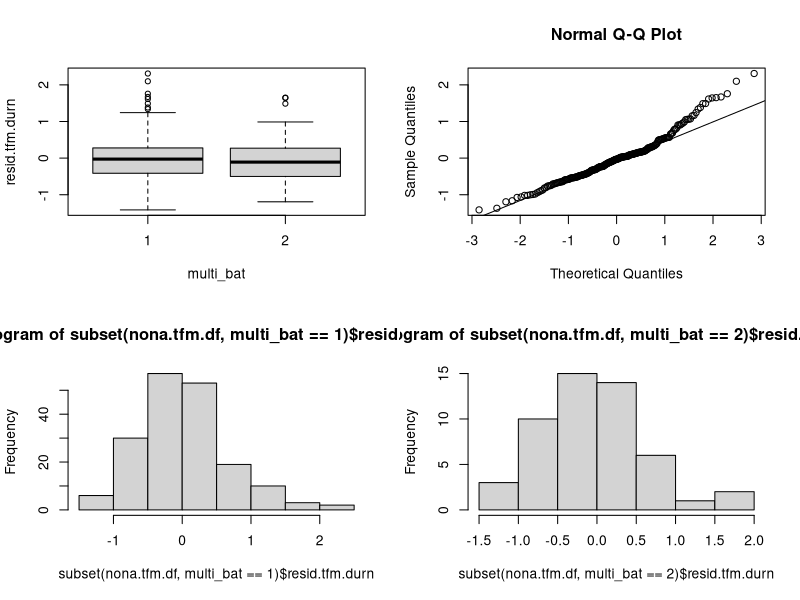
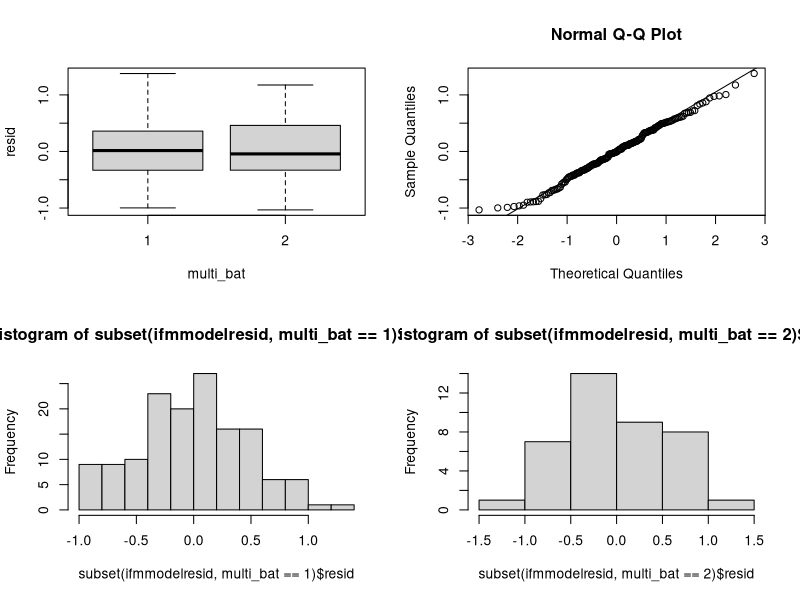
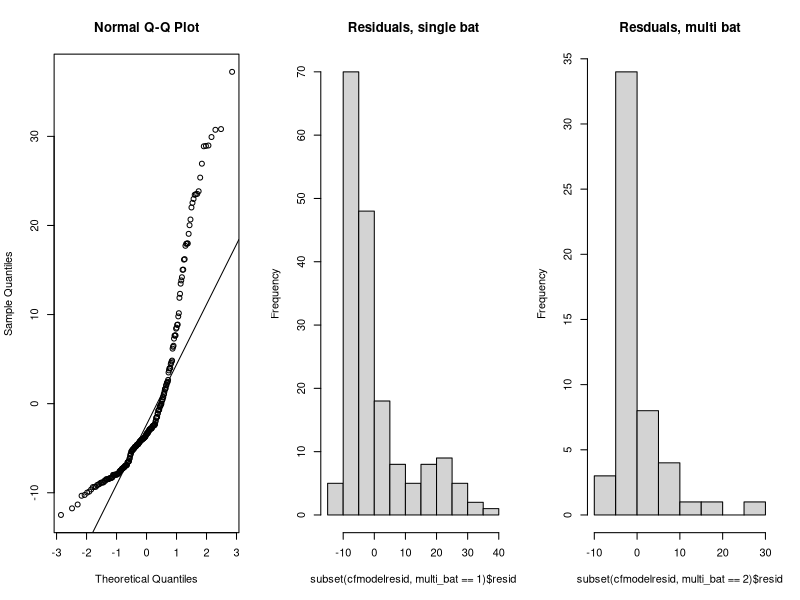
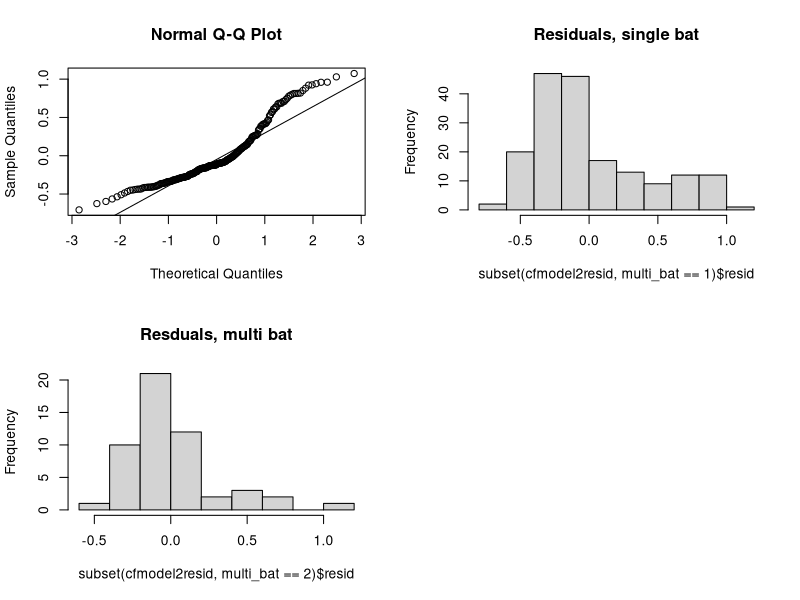
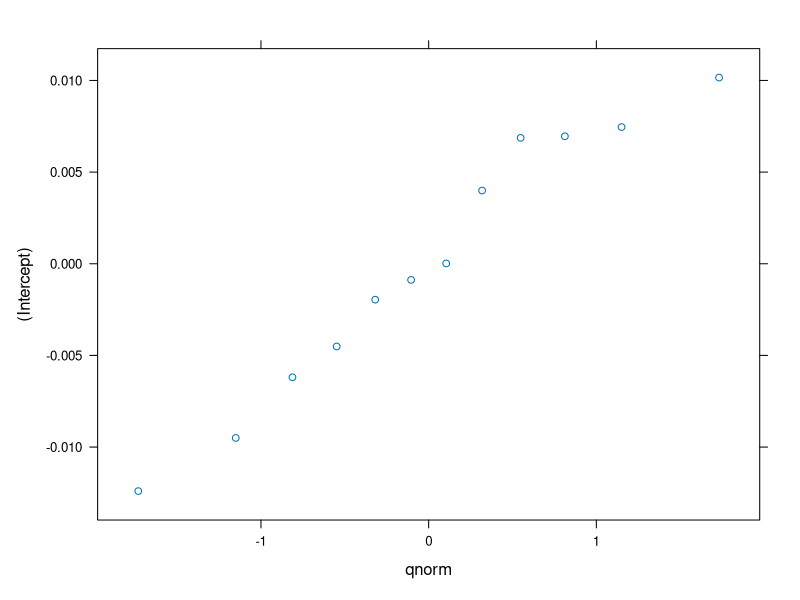

Reproduce these figures in R, in order. (Note: this script raises an error after producing the figures.)
## ---- chunk 1
library(arm)
library(lme4)
library(stringi)
library(stringr)
d <- read.csv('one_call_per_row_2020-12-17.csv')
# create a single/multi-bat categorical variable
d['multi_bat'] <- factor(d['num_bats']>1)
d['annot_id'] <- stri_sub(d$video_annot_id,8,-1)
d['annot_id'] <- str_replace_all(d$annot_id, '21502300','2123')
# sort the dataset by time first
time_ordering <- stri_order(d$annot_id,numeric=TRUE)
d_tordered <- d[time_ordering,]

# - is there an influence of the recording hour? 
split.and.join <- function(x){
  splitx <- str_split(x,'_')
  jointx <- paste(splitx[[1]][1],'_',splitx[[1]][2],sep='')
  jointx}
d_tordered$rechour <- sapply(d_tordered$annot_id,split.and.join)

# rescale some parameters to make them more intuitive
d_tordered$tfm_duration <- d_tordered$tfm_duration*10^3 # to ms
d_tordered$ifm_duration <- d_tordered$ifm_duration*10^3 # to ms
d_tordered$cf_duration <- d_tordered$cf_duration*10^3 # to ms

write.csv(d_tordered, 'timeordered_indcall.csv')
## ---- chunk 2
tfmdurn.lmm <- lmer(tfm_duration~multi_bat+(1|rechour), data=d_tordered)
nona.tfm.df <- cbind(d_tordered$multi_bat[!is.na(d$tfm_duration)],resid(tfmdurn.lmm))
colnames(nona.tfm.df) <- c('multi_bat','resid.tfm.durn')
nona.tfm.df <- as.data.frame(nona.tfm.df)
# model diagnostics 
par(mfrow=c(2,2))
boxplot(resid.tfm.durn~multi_bat, data=nona.tfm.df)
qqnorm(resid(tfmdurn.lmm ))
qqline(resid(tfmdurn.lmm ))   
hist(subset(nona.tfm.df, multi_bat==1)$resid.tfm.durn)
hist(subset(nona.tfm.df, multi_bat==2)$resid.tfm.durn)
## ---- chunk 3
noifmna <- d_tordered[!is.na(d_tordered$ifm_duration),] # remove rows with missing ifm values
ifm.lmm <- lmer(ifm_duration~multi_bat+(1|rechour), data=noifmna)

ifmmodelresid <- as.data.frame(cbind(resid(ifm.lmm),noifmna$multi_bat))
colnames(ifmmodelresid)<-c('resid','multi_bat')
# model diagnostics 
par(mfrow=c(2,2))
boxplot(resid~multi_bat, data=ifmmodelresid)
qqnorm(resid(ifm.lmm ))
qqline(resid(ifm.lmm ))   
hist(subset(ifmmodelresid, multi_bat==1)$resid)
hist(subset(ifmmodelresid, multi_bat==2)$resid)

## ---- chunk 4
cfdurn.nona <- d_tordered[!is.na(d_tordered$cf_duration),]
cfdurn.lmm <- lmer(cf_duration~multi_bat+(1|rechour), data=cfdurn.nona)

cfmodelresid <- as.data.frame(cbind(resid(cfdurn.lmm),cfdurn.nona$multi_bat))
colnames(cfmodelresid)<-c('resid','multi_bat')
# model diagnostics 
par(mfrow=c(1,3))
#boxplot(resid~multi_bat, data=cfmodelresid)
qqnorm(resid(cfdurn.lmm ))
qqline(resid(cfdurn.lmm))   
hist(subset(cfmodelresid, multi_bat==1)$resid, main='Residuals, single bat')
hist(subset(cfmodelresid, multi_bat==2)$resid, main='Resduals, multi bat')
## ---- chunk 5
cfdurn.nona$logcfdurn <- log(cfdurn.nona$cf_duration)
cfdurn2.lmm <- lmer(logcfdurn~multi_bat+(1|rechour), data=cfdurn.nona)

cfmodel2resid <- as.data.frame(cbind(resid(cfdurn2.lmm),cfdurn.nona$multi_bat))
colnames(cfmodel2resid)<-c('resid','multi_bat')
# model diagnostics 
par(mfrow=c(2,2))
#boxplot(resid~multi_bat, data=cfmodelresid)
qqnorm(resid(cfdurn2.lmm ))
qqline(resid(cfdurn2.lmm))   
hist(subset(cfmodel2resid, multi_bat==1)$resid, main='Residuals, single bat')
hist(subset(cfmodel2resid, multi_bat==2)$resid, main='Resduals, multi bat')
plot(ranef(cfdurn2.lmm))
qqline(ranef(cfdurn2.lmm))
